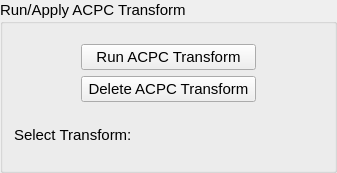
    <widget class="QGroupBox" name="runACPCTransformGB">
     <property name="sizePolicy">
      <sizepolicy hsizetype="Preferred" vsizetype="Preferred">
       <horstretch>0</horstretch>
       <verstretch>0</verstretch>
      </sizepolicy>
     </property>
     <property name="minimumSize">
      <size>
       <width>0</width>
       <height>0</height>
      </size>
     </property>
     <property name="font">
      <font>
       <family>Arial</family>
       <pointsize>11</pointsize>
       <weight>50</weight>
       <bold>false</bold>
      </font>
     </property>
     <property name="title">
      <string>Run/Apply ACPC Transform</string>
     </property>
     <layout class="QGridLayout" name="gridLayout_13">
      <item row="0" column="0" alignment="Qt::AlignHCenter">
       <widget class="QWidget" name="widget_5" native="true">
        <property name="sizePolicy">
         <sizepolicy hsizetype="Preferred" vsizetype="Preferred">
          <horstretch>0</horstretch>
          <verstretch>0</verstretch>
         </sizepolicy>
        </property>
        <property name="minimumSize">
         <size>
          <width>0</width>
          <height>0</height>
         </size>
        </property>
        <layout class="QGridLayout" name="gridLayout_5">
         <item row="0" column="0">
          <widget class="QPushButton" name="acpcTransformButton">
           <property name="sizePolicy">
            <sizepolicy hsizetype="Fixed" vsizetype="Fixed">
             <horstretch>0</horstretch>
             <verstretch>0</verstretch>
            </sizepolicy>
           </property>
           <property name="minimumSize">
            <size>
             <width>175</width>
             <height>25</height>
            </size>
           </property>
           <property name="font">
            <font>
             <family>Arial</family>
             <pointsize>11</pointsize>
             <weight>50</weight>
             <bold>false</bold>
            </font>
           </property>
           <property name="text">
            <string>Run ACPC Transform</string>
           </property>
          </widget>
         </item>
         <item row="1" column="0">
          <widget class="QPushButton" name="acpcTransformDelete">
           <property name="sizePolicy">
            <sizepolicy hsizetype="Fixed" vsizetype="Fixed">
             <horstretch>0</horstretch>
             <verstretch>0</verstretch>
            </sizepolicy>
           </property>
           <property name="minimumSize">
            <size>
             <width>175</width>
             <height>25</height>
            </size>
           </property>
           <property name="font">
            <font>
             <family>Arial</family>
             <pointsize>11</pointsize>
             <weight>50</weight>
             <bold>false</bold>
            </font>
           </property>
           <property name="text">
            <string>Delete ACPC Transform</string>
           </property>
          </widget>
         </item>
        </layout>
       </widget>
      </item>
      <item row="2" column="0" alignment="Qt::AlignHCenter">
       <widget class="QWidget" name="widget_6" native="true">
        <property name="sizePolicy">
         <sizepolicy hsizetype="Preferred" vsizetype="Preferred">
          <horstretch>0</horstretch>
          <verstretch>0</verstretch>
         </sizepolicy>
        </property>
        <property name="minimumSize">
         <size>
          <width>0</width>
          <height>0</height>
         </size>
        </property>
        <layout class="QGridLayout" name="gridLayout_20">
         <property name="leftMargin">
          <number>0</number>
         </property>
         <item row="1" column="0">
          <widget class="qMRMLNodeComboBox" name="acpcTransformCBox">
           <property name="sizePolicy">
            <sizepolicy hsizetype="Fixed" vsizetype="Fixed">
             <horstretch>0</horstretch>
             <verstretch>0</verstretch>
            </sizepolicy>
           </property>
           <property name="minimumSize">
            <size>
             <width>300</width>
             <height>0</height>
            </size>
           </property>
           <property name="font">
            <font>
             <family>Arial</family>
             <pointsize>11</pointsize>
             <weight>50</weight>
             <bold>false</bold>
            </font>
           </property>
           <property name="toolTip">
            <string>Select a the fiducial volume</string>
           </property>
           <property name="statusTip">
            <string>Select a the fiducial volume</string>
           </property>
           <property name="nodeTypes">
            <stringlist>
             <string>vtkMRMLLinearTransformNode</string>
            </stringlist>
           </property>
           <property name="noneEnabled">
            <bool>false</bool>
           </property>
           <property name="addEnabled">
            <bool>true</bool>
           </property>
           <property name="removeEnabled">
            <bool>false</bool>
           </property>
           <property name="selectNodeUponCreation">
            <bool>true</bool>
           </property>
          </widget>
         </item>
         <item row="0" column="0">
          <widget class="QLabel" name="acpcLabel">
           <property name="sizePolicy">
            <sizepolicy hsizetype="Fixed" vsizetype="Preferred">
             <horstretch>0</horstretch>
             <verstretch>0</verstretch>
            </sizepolicy>
           </property>
           <property name="minimumSize">
            <size>
             <width>120</width>
             <height>0</height>
            </size>
           </property>
           <property name="font">
            <font>
             <family>Arial</family>
             <pointsize>11</pointsize>
             <weight>50</weight>
             <bold>false</bold>
            </font>
           </property>
           <property name="text">
            <string>Select Transform:</string>
           </property>
           <property name="indent">
            <number>0</number>
           </property>
          </widget>
         </item>
        </layout>
       </widget>
      </item>
     </layout>
    </widget>
